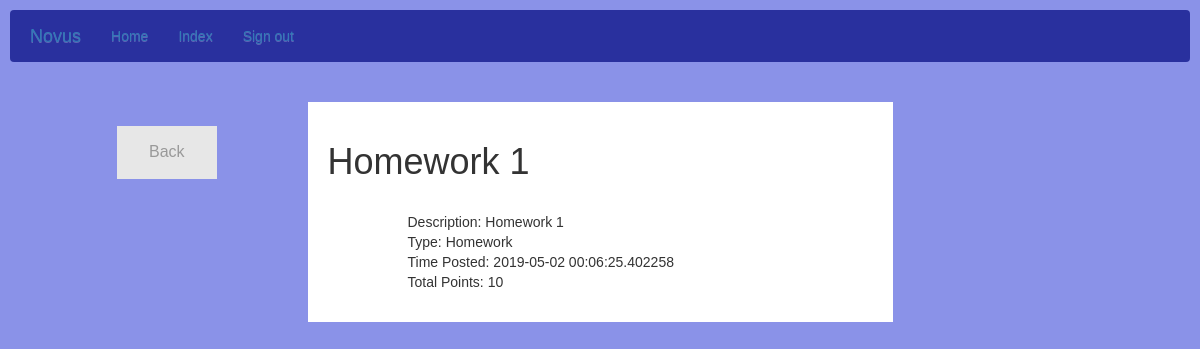
The page /assignment/2/ (signed in) on the database its author committed.
### models.py (models this page shows)
class Assignment(db.Model):
    __tablename__= "assignments"
    id = db.Column(db.Integer, primary_key=True)
    name = db.Column(db.String(100), index=True, unique=False)
    description = db.Column(db.String(300), unique=False)
    type = db.Column(db.String(20), index=True, unique=False)
    total = db.Column(db.Integer)
    timestamp = db.Column(db.DateTime, index=True, default=datetime.utcnow)
    course_id = Column(Integer, ForeignKey('courses.id'))

### app.py (the view)
@app.route('/assignment/<int:id>/')
@login_required
def assignment(id):
    assignment = Assignment.query.get(id)
    return render_template('assignment.html', assignment=assignment)

### templates/assignment.html
{% extends 'layout.html' %}
{% import 'bootstrap/wtf.html' as wtf %}
{% block head %}
        <link rel="stylesheet" href="//maxcdn.bootstrapcdn.com/bootstrap/3.2.0/css/bootstrap.min.css">
        <link rel="stylesheet" href="//maxcdn.bootstrapcdn.com/bootstrap/3.2.0/css/bootstrap-theme.min.css">
        <link rel="stylesheet" type="text/css" href="/static/css/index.css">
{% endblock %}
{% block app_content %}
<div class="row">
  <div class="leftcolumn">
    <div class="card" id="opt">
      <ul>
        <ol><a href="{{ url_for('details', type='Course', id=assignment.course_id )}}" class="button">Back</a></ol>
      </ul>
    </div>
  </div>
  <div class="centercolumn">
    <div class="card">
      <h1 id="title">{{assignment.name}}</h1>
      <br>
      <ul>
        <ol>Description: {{assignment.description}}</ol>
        <ol>Type: {{assignment.type}}</ol>
        <ol>Time Posted: {{assignment.timestamp}}</ol>
        <ol>Total Points: {{assignment.total}}</ol>
      </ul>
      </div>
    </div>
  </div>
</div>
{% endblock %}

### static/css/index.css (style rules this page uses)
* { box-sizing: border-box; }
body { font-family: Arial; padding: 10px; background: #8a92e8; }
.leftcolumn { float: left; width: 25%; background-color: #8a92e8; padding-right: 20px; }
#opt { background-color: #8a92e8; }
.button { background-color: #e7e7e7; border: none; color: #999999; padding: 15px 32px; text-align: center; text-decoration: none; display: inline-block; font-size: 16px; margin: 4px 2px; cursor: pointer; }
.centercolumn { float: left; width: 50%; }
.card { background-color: white; padding: 20px; margin-top: 20px; }
.row:after { content: ""; display: table; clear: both; }

### rows shown on the page
Assignment: name "Homework 1", description "Homework 1", type "Homework", timestamp "2019-05-02 00:06:25.402258", total "10"
